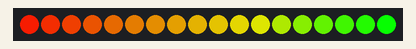
Recording of a sketch running on a simulated ATtiny85, built with avr-gcc and run on an emulated ATtiny85. On the bench: 18 RGB LEDs in strip order, left to right. Dim RGB values are drawn brighter than linear.

Above: at 0.16 s.
At 4.96 s:
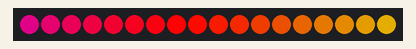
At 9.75 s:
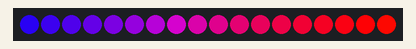
At 19.72 s:
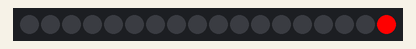
At 29.73 s:
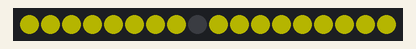
At 39.55 s:
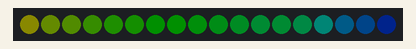

The sketch:

AndyMark_LED_Lightchaser_Example.ino
```cpp
//Some light chase hacks for the AM-2640 5V, Addressable LED strips http://www.andymark.com/product-p/am-2640.htm based on the WS2801 chipset
//We ran this demo off of our AM-2287 Arduino Ethernet http://www.andymark.com/product-p/am-2287.htm
//http://arduino.cc/en/Main/ArduinoBoardEthernet
//The FastLED library we use here supports multiple chipsets
//This code requires that the fastspi library be put in your arduino\libraries folder
//Arduino info on how to install software libraries http://arduino.cc/en/Guide/Libraries
//AndyMark, Inc.
//Craig Kessler 12/3/2013, 3/17/2014, 3/20/2014


//***NOTE: This strip runs off of 5V MAX!!!. Applying much more than 5V will damage/destroy you LED strip!***
//***Handling note: Don't mess with the wiring while the power is on. This can cause voltage spikes ***
//***or sneak ground paths that can damage the LED strip ***

//DO NOT try to power the whole strip (80 LEDs) off the arduino 5v regulator.
//At full bright white, the strip can draw 1.5Amps or so. This will overheat or burnout the regulator.
//Remember on the AM-2640 LED strip's yellow wire is ground! (don't blame us they come that way)
//Make sure you connect the Yellow ground from the LED strip to the Arduino ground.
//Communications to the LEDs requires a common ground to work.

//We recommend running these led strips off of the AM-0899 10-30Vin to 5V 5A out stepdown converter http://www.andymark.com/product-p/am-0899.htm

//If you are using the AndyMark AM-2297 Arduino Ethernet board then make sure you select Tools>Board>Arduino Ethernet from the Arduino IDE menu
//If you are new to working with Arduino a good place to start is here http://arduino.cc/en/Guide/HomePage
//Another new training resource provided by a 3rd party is here: http://www.arduinoclassroom.com/index.php/arduino-101


//CSK 3/17/2013 Libraries new location
//https://github.com/FastLED/FastLED
//https://github.com/FastLED/FastLED/wiki/Overview

//#include "FastSPI_LED2.h"
//CSK 3/17/2014 FastSPI library has been updated.  The new header file name is just FastLED.h. FastSPI_LED2.h is now just a shell with an include for FastLED.h
#include "FastLED.h"

//Tell it how many leds are in the strip. AndyMark's 2.5 meter strip has 80 leds
#define NUM_LEDS 18
// This is an array of leds. One item for each led in your strip.
CRGB leds[NUM_LEDS];

//CSK 3/17/2014 I moved these to pins that don't conflict with Ethernet functions in case you want to control LEDs via Ethernet
#define DATA_PIN 3 //Green wire from AM-2640's power connector
// Clock pin SPI
#define CLOCK_PIN 4 //Blue wire from AM-2640's power connector

#define MAX_BRIGHTNESS 255

//This function is used to setup things like pins, Serial ports etc.
//Here we specify which chipset our LEDs run off of by our choice of config function
void setup()
{
	// Uncomment one of the following lines for your leds arrangement.
	// FastLED.addLeds<TM1803, DATA_PIN, RGB>(leds, NUM_LEDS);
	// FastLED.addLeds<TM1804, DATA_PIN, RGB>(leds, NUM_LEDS);
	// FastLED.addLeds<TM1809, DATA_PIN, RGB>(leds, NUM_LEDS);
	//FastLED.addLeds<WS2811, DATA_PIN, RGB>(leds, NUM_LEDS);
	// FastLED.addLeds<WS2812, DATA_PIN, RGB>(leds, NUM_LEDS);
	// FastLED.addLeds<WS2812B, DATA_PIN, RGB>(leds, NUM_LEDS);
	// FastLED.addLeds<UCS1903, DATA_PIN, RGB>(leds, NUM_LEDS);

	//FastLED.addLeds<WS2801, RGB>(leds, NUM_LEDS);

	// FastLED.addLeds<SM16716, RGB>(leds, NUM_LEDS);
	// FastLED.addLeds<LPD8806, RGB>(leds, NUM_LEDS);

	//***This is the chipset in the AM-2640 LED strip***
	//CSK 3/17/2013 Changed to this function to allow direct data and clock pin specification
	FastLED.addLeds<WS2801, DATA_PIN, CLOCK_PIN, RGB>(leds, NUM_LEDS);

	// FastLED.addLeds<SM16716, DATA_PIN, CLOCK_PIN, RGB>(leds, NUM_LEDS);
	// FastLED.addLeds<LPD8806, DATA_PIN, CLOCK_PIN, RGB>(leds, NUM_LEDS);
}

void loop()
{
	//This is kind of Arduino's equivalent to Main() in a standard C program
	//This, as the name implies, loops endlessly.
	//https://code.google.com/p/fastspi/wiki/CRGBreference
	//CSK 3/20/2014 I added a rainbow function just for grins
	rainbow(20);
	cylon(CRGB::Red,25, 5);
	color_chase(CRGB::Green, 15);
	color_chase(CRGB::BlueViolet, 15);
	color_chase(CRGB::Red, 15);
	color_chase(CRGB::Yellow, 15);
	color_chase(CRGB::Green, 15);
	color_chase(CRGB::Cyan, 15);
	color_chase(CRGB::Blue, 15);
	missing_dot_chase(CRGB::White, 20);
	missing_dot_chase(CRGB::Red, 20);
	missing_dot_chase(CRGB::Yellow, 20);
	missing_dot_chase(CRGB::Green, 20);
	missing_dot_chase(CRGB::Cyan, 20);
	missing_dot_chase(CRGB::Blue, 20);
	missing_dot_chase(0x3000cc, 20) ;
}

//These are the functions we have defined to do chase patterns.  They are actually called inside the  loop() above
//They are meant to demonstrate things such as setting LED colors, controlling brightness
void color_chase(uint32_t color, uint8_t wait)
{
	//clear() turns all LEDs off
	FastLED.clear();
	//The brightness ranges from 0-255
	//Sets brightness for all LEDS at once
	FastLED.setBrightness(MAX_BRIGHTNESS);
	// Move a single led
	for(int led_number = 0; led_number < NUM_LEDS; led_number++)
	{
		// Turn our current led ON, then show the leds
		leds[led_number] = color;

		// Show the leds (only one of which is has a color set, from above
		// Show turns actually turns on the LEDs
		FastLED.show();

		// Wait a little bit
		delay(wait);

		// Turn our current led back to black for the next loop around
		leds[led_number] = CRGB::Black;
	}
	return;
}

//Move an "empty" dot down the strip
void missing_dot_chase(uint32_t color, uint8_t wait)
{
	//Step thru some brightness levels from max to 10.  led_brightness/=2 is a cryptic shorthand way of saying led_brightness = led_brightness/2
	for (int led_brightness = MAX_BRIGHTNESS; led_brightness > 10; led_brightness/=2)
	{
		FastLED.setBrightness(led_brightness);

		// Start by turning all pixels on:
		//for(int led_number = 0; led_number < NUM_LEDS; led_number++) leds[led_number] = color;
		//https://github.com/FastLED/FastLED/wiki/Controlling-leds
		fill_solid(leds, NUM_LEDS, color);

		// Then display one pixel at a time:
		for(int led_number = 0; led_number < NUM_LEDS; led_number++)
		{
			leds[led_number] =  CRGB::Black; // Set new pixel 'off'
			if( led_number > 0 && led_number < NUM_LEDS)
			{
				leds[led_number-1] = color; // Set previous pixel 'on'
			}
			FastLED.show();
			delay(wait);
		}
	}
	return;
}

//Cylon - LED sweeps back and forth, with the color, delay and number of cycles of your choice
void cylon(CRGB color, uint16_t wait, uint8_t number_of_cycles)
{
	FastLED.setBrightness(255);
	for (uint8_t times = 0; times<=number_of_cycles; times++)
	{
		// Make it look like one LED is moving in one direction
		for(int led_number = 0; led_number < NUM_LEDS; led_number++)
		{
			//Apply the color that was passed into the function
			leds[led_number] = color;
			//Actually turn on the LED we just set
			FastLED.show();
			// Turn it back off
			leds[led_number] = CRGB::Black;
			// Pause before "going" to next LED
			delay(wait);
		}

		// Now "move" the LED the other direction
		for(int led_number = NUM_LEDS-1; led_number >= 0; led_number--)
		{
			//Apply the color that was passed into the function
			leds[led_number] = color;
			//Actually turn on the LED we just set
			FastLED.show();
			// Turn it back off
			leds[led_number] = CRGB::Black;
			// Pause before "going" to next LED
			delay(wait);
		}
	}
	return;
}

void rainbow(uint8_t wait)
{

	uint16_t hue;
	FastLED.clear();

	for(hue=10; hue<255*3; hue++)
	{

		fill_rainbow( &(leds[0]), NUM_LEDS /*led count*/, hue /*starting hue*/);
		FastLED.show();
		delay(wait);
	}
	return;
}
```
